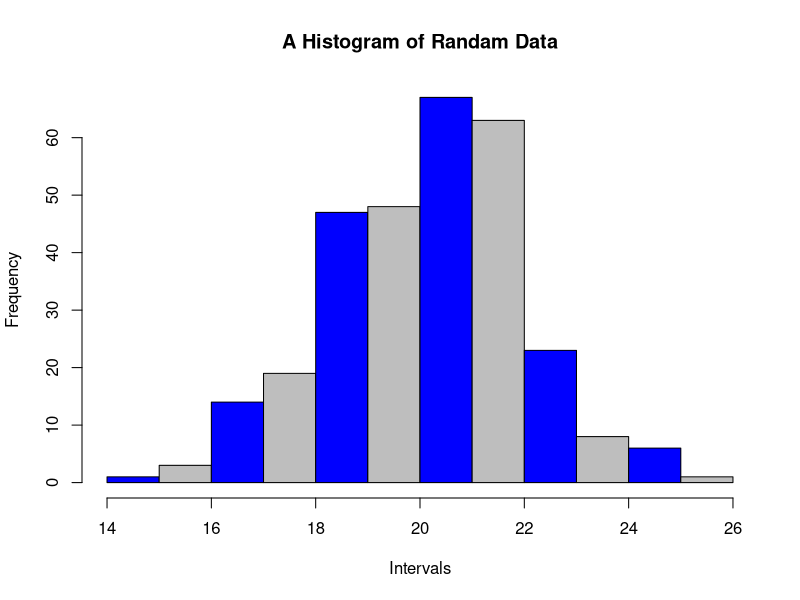
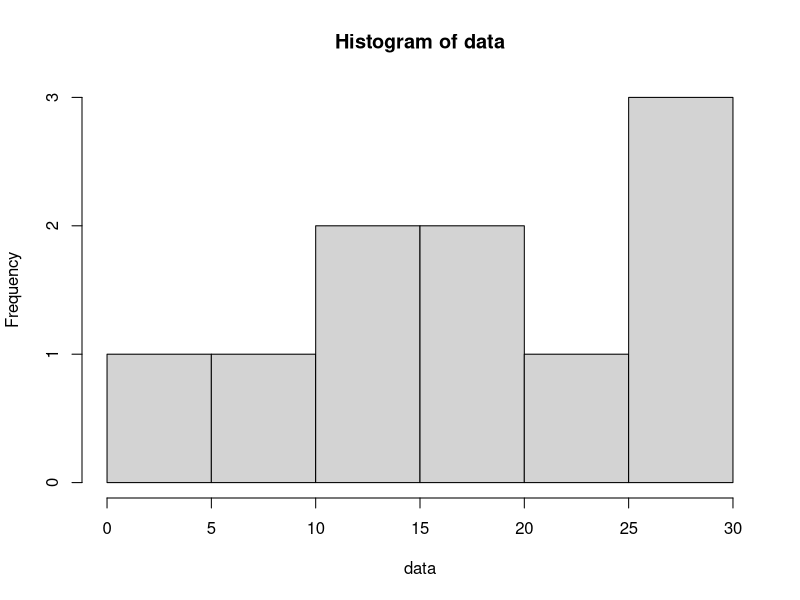
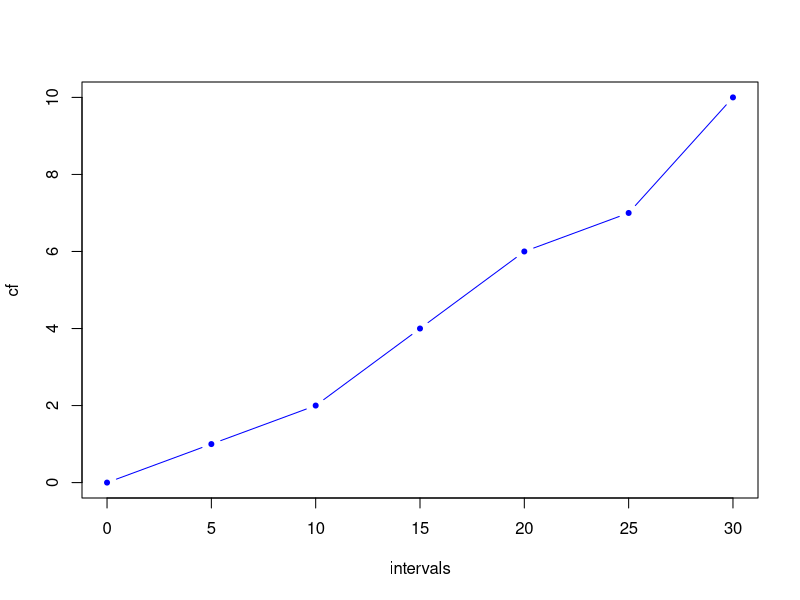
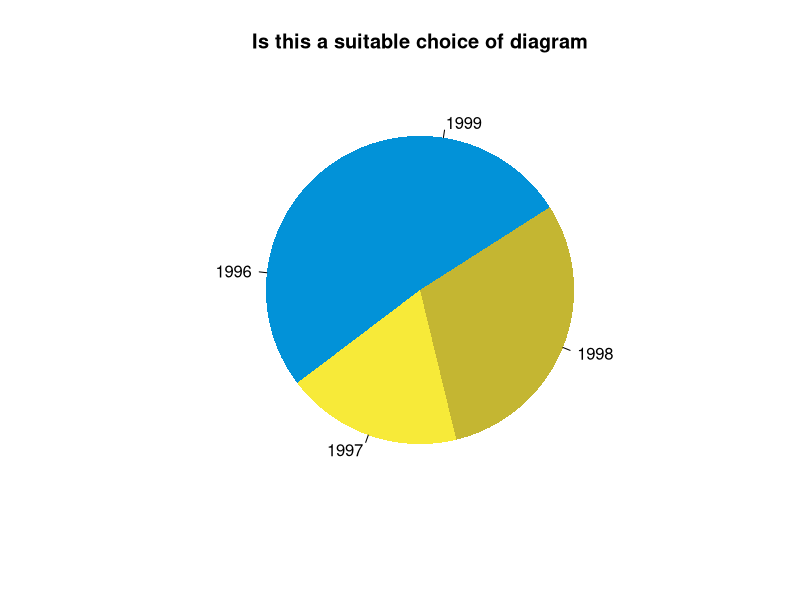

The R script that drew these images, in order:
## ---- chunk 1
hist(rnorm(300, 20, 2), main = "A Histogram of Randam Data", xlab = "Intervals",
     col = c("blue", "grey"))
## ---- chunk 2
data <- c(16, 26, 12, 10, 27, 30, 14,  1, 25, 20)
stem(data)
## ---- chunk 3
data <- c(16, 26, 12, 10, 27, 30, 14,  1, 25, 20)
h <- hist(data)
## ---- chunk 4
intervals <- seq(from = min(h$breaks), to = max(h$breaks), by = h$breaks[2] - h$breaks[1])
intervals <- c(0, intervals[-1])
# Cumulative sums
cf = c(0, cumsum(h$counts))
plot(intervals, cf, type = "b", col = "blue", pch = 20)
## ---- chunk 5
x <- c(76, 58, 95, 85)
pie(x, c(1996:1999),
    col = c('#0292D8', '#F7EA39', '#C4B632'),
     init.angle = 130, border = NA,
    main="Is this a suitable choice of diagram")
## ---- chunk 6

